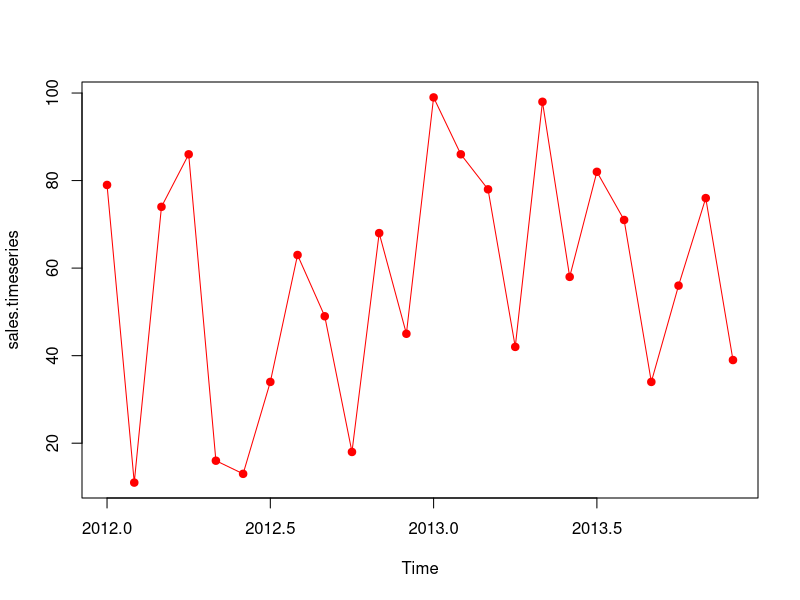
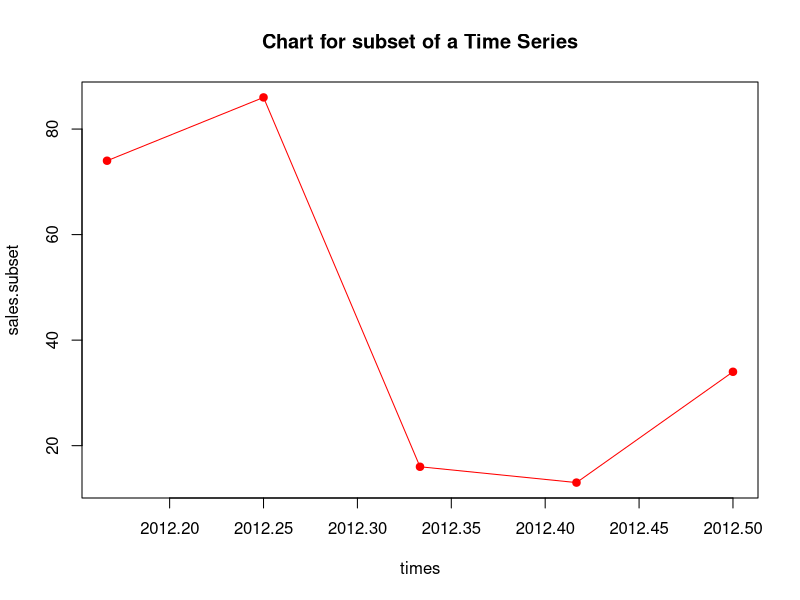
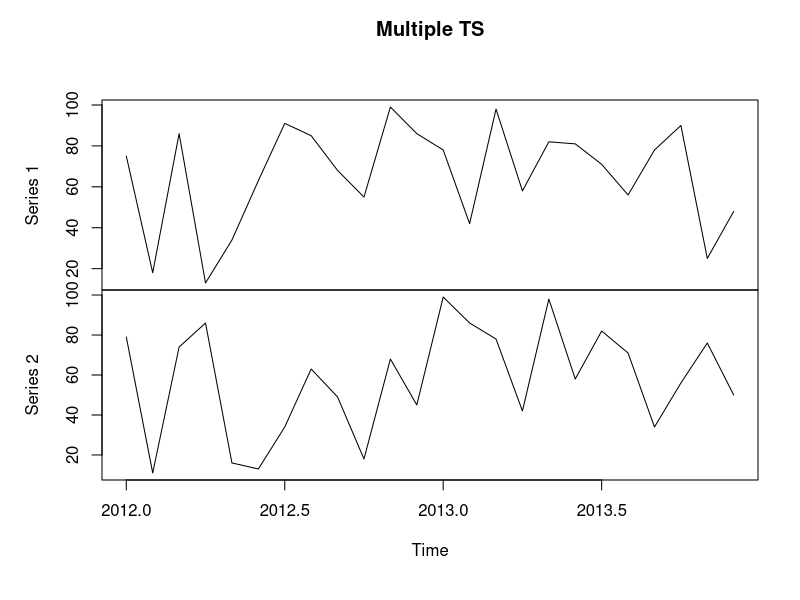
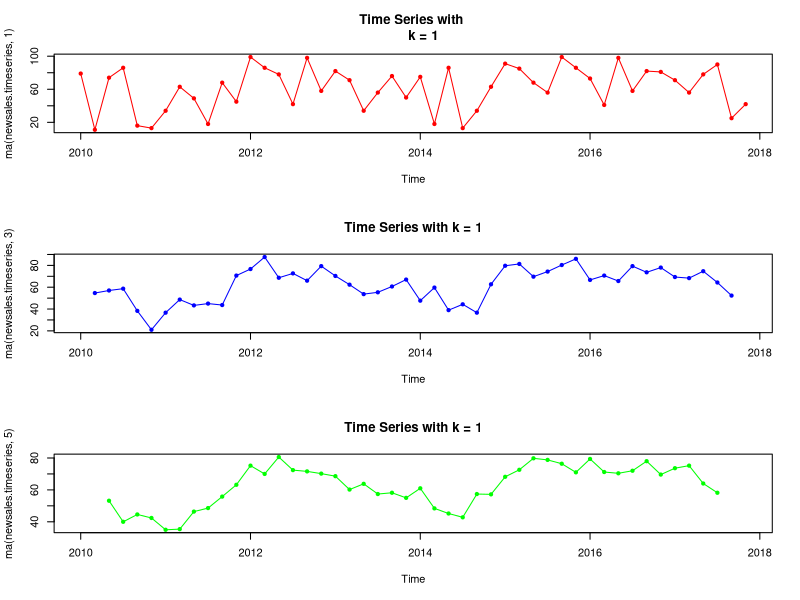
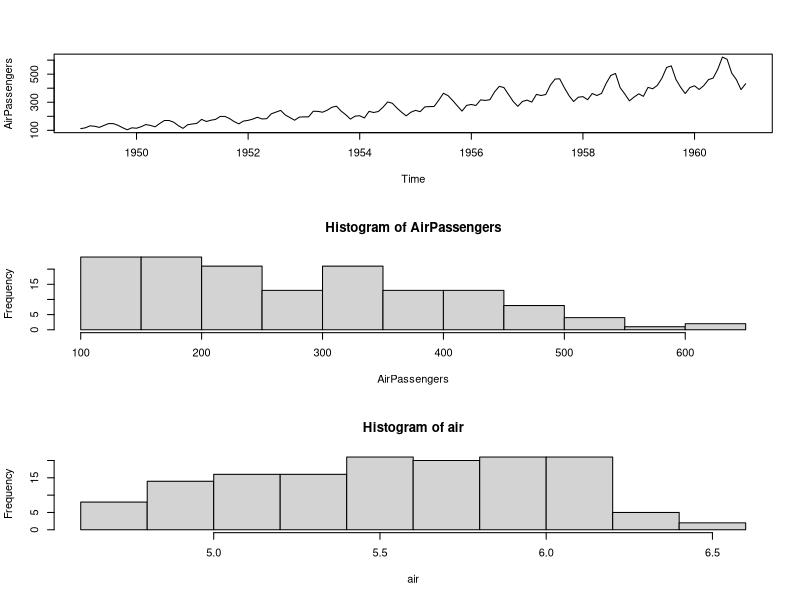
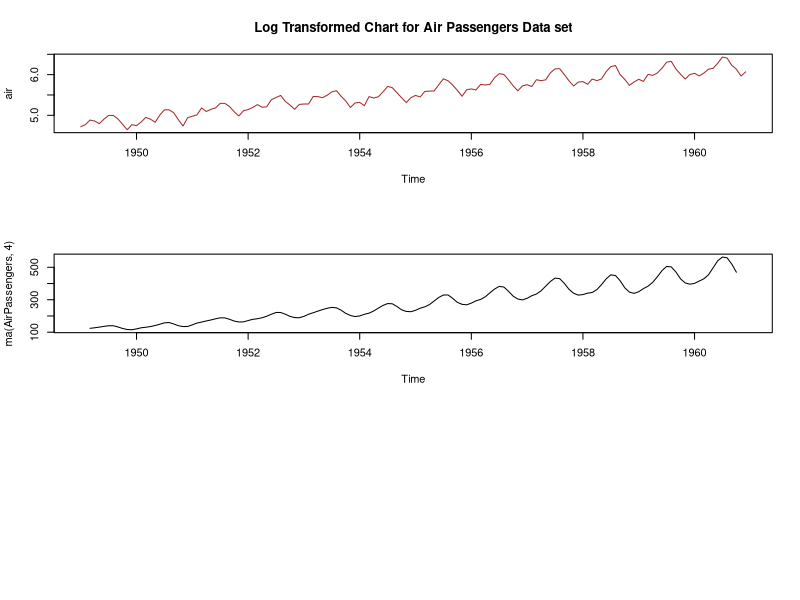
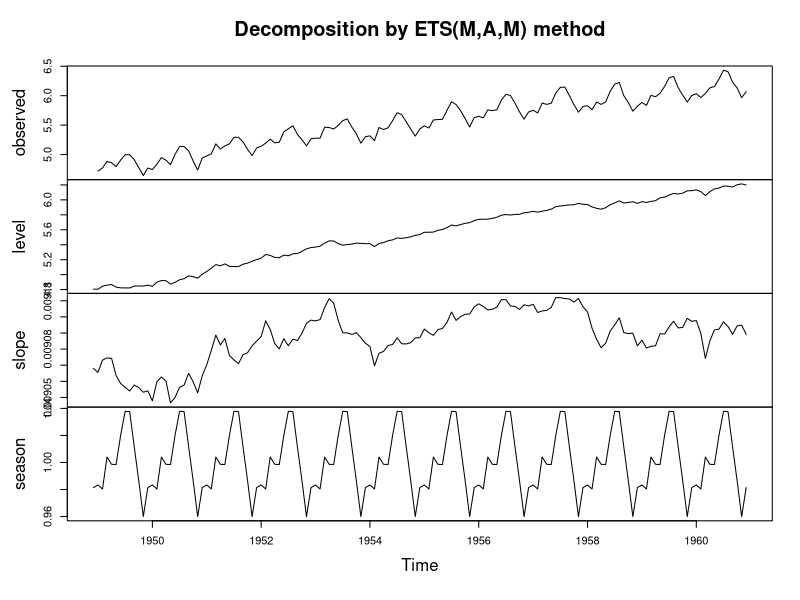
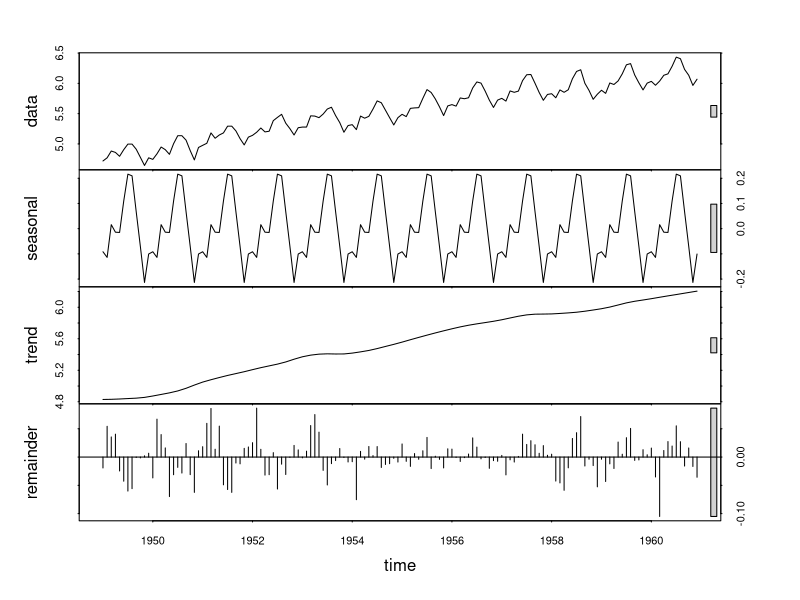

Reproduce these figures in R, in order.

# create and Print a Time Series  of monthly sales from Jan 2020

sales <- c(79,11,74, 86, 16,13, 34,63,49,18,68,45,99,86,78,42,98,58, 82, 71, 34, 56,  76, 39)

#create a time series object

sales.timeseries <- ts(sales, start = c(2012, 1), frequency = 12)
print (sales.timeseries)

#display start, end, and frequency of TS

start(sales.timeseries)

end(sales.timeseries)

start(sales.timeseries)

#plot TS 

plot(sales.timeseries, type = "o", pch = 19, col ="red")

#Creating a subset

sales.subset <- window(sales.timeseries, start = c(2012, 3), end = c(2012, 7))

plot(sales.subset, type = "o", pch = 19, col ="red", main = "Chart for subset of a Time Series",xlab="times")



### Multiple TS 

sales1 <- c(75, 18, 86, 13, 34, 63, 91, 85, 68, 55, 99, 86, 78, 42, 98, 58, 82, 81, 71, 56, 78, 90, 25, 48)
sales2 <- c(79, 11, 74, 86, 16, 13, 34, 63, 49, 18, 68, 45, 99, 86, 78, 42, 98, 58, 82, 71, 34, 56, 76, 50)

# combing multiple TS into matric
combined.sales <- matrix(c(sales1, sales2), nrow = 24)

#creatin TS object for the matrix
sales.timeseries <- ts(combined.sales, start = c(2012, 1), frequency = 12)

#plotting a chart from multiple TS

plot(sales.timeseries, main = "Multiple TS")

#SMOOTHING
#install and load forecast library


library(forecast)

#create a numerical vector of 48 values
newsales <- c( 79,11,74,86, 16, 13, 34, 63, 49, 18,68, 45, 99, 86, 78, 42, 98, 58, 82, 71, 34, 56, 76, 50, 75, 18, 86, 
               13, 34, 
              63, 91, 85, 68, 56, 99, 86, 73, 41, 98, 58, 82, 81, 71, 56,78 , 90, 25,42 )

# create a TS obj
newsales.timeseries <- ts(newsales, start = c(2010, 1), frequency = 6)

#Using par function to plot multiple images of one image
par(mfrow = c(3, 1))
plot(ma(newsales.timeseries, 1), type = "o", 
     pch = 19, col = "red", main = "Time Series with 
     k = 1")

plot(ma(newsales.timeseries, 3), type = "o", pch = 19, col = "blue", main = "Time Series with k = 1")

plot(ma(newsales.timeseries, 5), type = "o", pch = 19, col = "green", main = "Time Series with k = 1")

#Exponential Smoothing is used when we want a weighted average of existing
#TS values to make a short term prediction of future values
# ETS model(Exponential TS)
#syntax: ets(x , model = )
#x = name of dataset being UseMethod
# model has the model name.. we use AAA(Triple exponential smoothing model)
#Holt-Winters Exponential Smoothing, Accounts for  seasonality

#Use dataset AIrpassengers

AirPassengers
class(AirPassengers)
#determine frequency of air passengers dataset
frequency(AirPassengers)


# Using Cycle function
cycle(AirPassengers)
      
# Use aggregate() function to group data on a year basis
aggregate(AirPassengers)

#plotting a chart for airpassengers dataset
plot(AirPassengers)

hist(AirPassengers)
 
air <- log(AirPassengers)  #alog transformation
hist(air)
plot(air, main = "Log Transformed Chart for Air Passengers Data set" ,   col = "brown")

library(forecast)
plot(ma(AirPassengers,4))
#Model - The possible inputs are "N" for none, "A" for additive, 
#"M" for multiplicative, or "Z" for automatic selection. 
# The default value of ZZZ 
#ensures that all components are selected using the information criterion.
#- error , trend and seasonal

AirModel <- ets(air, model = "ZZZ")  

#plot AirModel
plot(AirModel)

# SEARSONAL DECOMPOSITION
## TS has seasonal componment,
#(such as monthly, quaterly or yearly), 
#cyclic component, trend and irregular
#single trend-cycle component, 
#and a remainder component 

#STL - Seasonal Decomposition of Time Series by Loess. 
#Loess is a method for estimating nonlinear relationships. 
#stl(ts, s.window = , t.window = )
#ts = ts object
#s.window = controls how fast seasonal effects can change over time, should be odd(7)
#t.windows = controls how fast trend   can change over time.
#Smaller values allow more rapid changes



fitair <- stl(air, s.window = "period" )
plot(fitair)
head(fitair$time.series, n = 4)


#using mothplot and seasonplot
monthplot(AirPassengers, month.labels = "TRUE", main = "Month wise chart")

#Using Arima model(Auto Regressive Integrated Moving Average )

fit <- auto.arima(air) 

# Next 5 forecasted values 
forecast(fit, 5) 

plot(forecast(fit, 5))

#plot on seasonbase
monthplot(AirPassengers, year.labels = "TRUE", choice = "seasonal", main = "Yearwise wise chart")

monthplot(AirPassengers, year.labels = "TRUE", choice = "trend", main = "Yearwise wise chart")


monthplot(AirPassengers, year.labels = "TRUE", choice = "remainder", main = "Yearwise wise chart")


#Use dataset JohnsonJohnson
library(forecast)

JohnsonJohnson
class(JohnsonJohnson)

start(JohnsonJohnson)
end(JohnsonJohnson)

#determine frequency of dataset
frequency(JohnsonJohnson)

# Using Cycle function
cycle(JohnsonJohnson)

par(mfrow = c(4,1))
plot(JohnsonJohnson,main = "time sireis without moving averege")

plot(ma(JohnsonJohnson,2),main = "time sireiswith moving averege k = 2")
plot(ma(JohnsonJohnson,4),main = "time sireiswith moving averege k = 4")
plot(ma(JohnsonJohnson,6),main = "time sireiswith moving averege k = 6")


#Plot the chart through seasonal decomposition
fitair_jj <- stl(JohnsonJohnson, s.window = "period" )
plot(fitair_jj, main = "seasonal decomposition")


#problem 2
library(zoo)

nottem
class(nottem)
frequency(nottem)
cycle(nottem)
start(nottem)
end(nottem)
aggregate(nottem)
# Create a plot for nottem dataset
plot(nottem)

#Create a time series object by subsetting the data for time rangestarting from Jan 1925 to Dec 1930 considering data of all 12months

new.timeseriesdata<-ts(nottem,start = c(1925,1),end = c(1930,12),frequency = 12)
new.timeseriesdata

par(mfrow = c(2,1))
plot(new.timeseriesdata , main = "time sireiswithout moving averege", col = "blue")
plot(ma(new.timeseriesdata,4),main = "time sireis moving averege k = 4", col = "blue")


#ARIMA model on this data and predict monthly temp for the next two years
library(forecast)
fit1 <- auto.arima(new.timeseriesdata) 
#forcasting for next 2 years
forecast(fit1,24)
plot(forecast(fit1,24))

#Predict the next 12 figures using ARIMA for nottem datase
fit_nottem<-auto.arima(nottem)
forecast(fit_nottem,12)
plot(forecast(fit_nottem,12))











